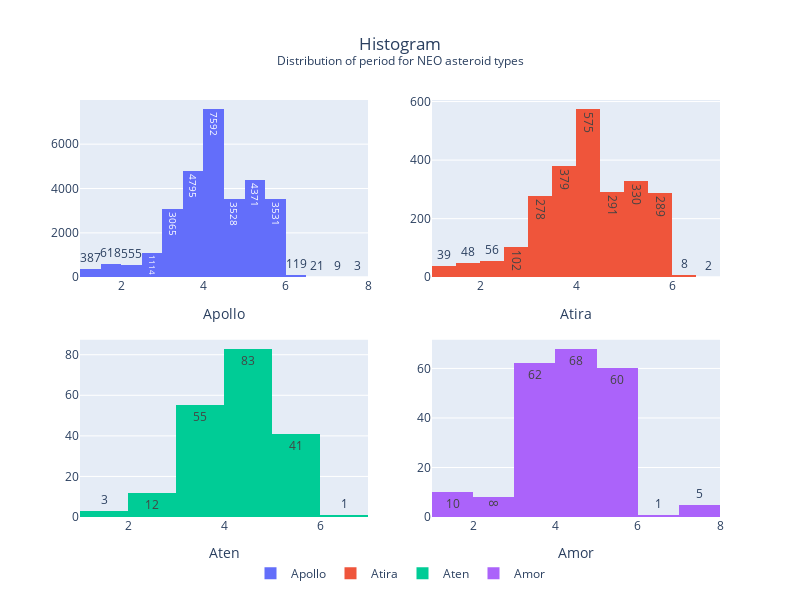

The code cell stored with this chart in its notebook:
### Markdown cell above
Let's look at the **period** for different NEO asteroid types.

### Code cell
fig = make_subplots(rows=2, cols=2)
histogram_trace(1, 1, "neo_type", "Apollo", "per_y")
histogram_trace(1, 2, "neo_type", "Atira", "per_y")
histogram_trace(2, 1, "neo_type", "Aten", "per_y")
histogram_trace(2, 2, "neo_type", "Amor", "per_y")
fig.update_layout(
    height=600,
    width=800,
    title_x=0.5,
    title_text=f"Histogram<br><sup>Distribution of period for NEO asteroid types</sup>",
    legend=dict(orientation="h", yanchor="top", xanchor="center", y=-0.1, x=0.5),
)
fig.show()

### Figure 1 — Plotly figure (JSON) as saved in the notebook; plotly's stock layout.template omitted (floating-point values rounded to 4 significant figures; data arrays with more than 128 entries replaced by an {"elided": "..."} marker saying what was removed)
{"data": [{"name": "Apollo", "nbinsx": 16, "texttemplate": "%{y}", "type": "histogram", "x": {"elided": "29708 float values"}, "xaxis": "x", "yaxis": "y"}, {"name": "Atira", "nbinsx": 13, "texttemplate": "%{y}", "type": "histogram", "x": {"elided": "2397 float values"}, "xaxis": "x2", "yaxis": "y2"}, {"name": "Aten", "nbinsx": 9, "texttemplate": "%{y}", "type": "histogram", "x": {"elided": "195 float values"}, "xaxis": "x3", "yaxis": "y3"}, {"name": "Amor", "nbinsx": 9, "texttemplate": "%{y}", "type": "histogram", "x": {"elided": "214 float values"}, "xaxis": "x4", "yaxis": "y4"}], "layout": {"height": 600, "legend": {"orientation": "h", "x": 0.5, "xanchor": "center", "y": -0.1, "yanchor": "top"}, "title": {"text": "Histogram<br><sup>Distribution of period for NEO asteroid types</sup>", "x": 0.5}, "width": 800, "xaxis": {"anchor": "y", "domain": [0, 0.45], "title": {"text": "Apollo"}}, "xaxis2": {"anchor": "y2", "domain": [0.55, 1], "title": {"text": "Atira"}}, "xaxis3": {"anchor": "y3", "domain": [0, 0.45], "title": {"text": "Aten"}}, "xaxis4": {"anchor": "y4", "domain": [0.55, 1], "title": {"text": "Amor"}}, "yaxis": {"anchor": "x", "domain": [0.575, 1]}, "yaxis2": {"anchor": "x2", "domain": [0.575, 1]}, "yaxis3": {"anchor": "x3", "domain": [0, 0.425]}, "yaxis4": {"anchor": "x4", "domain": [0, 0.425]}}}
